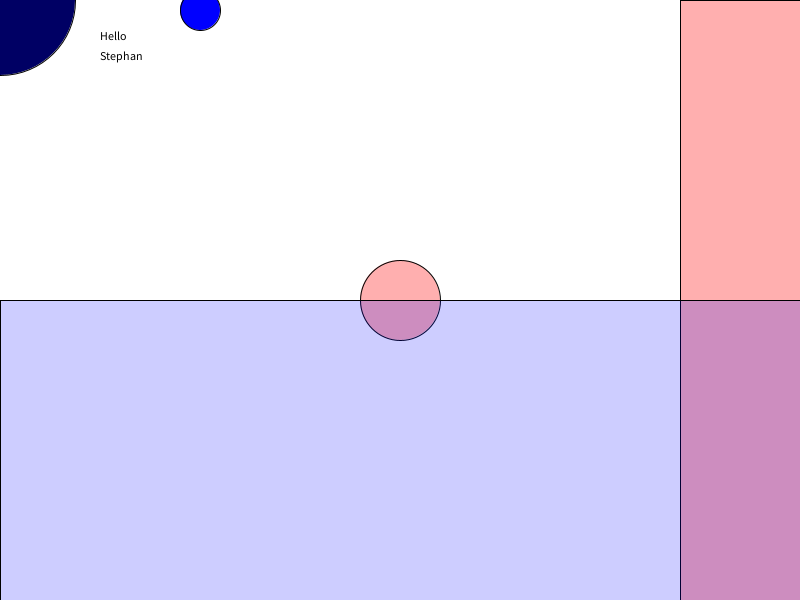
Frame 1 (no input)
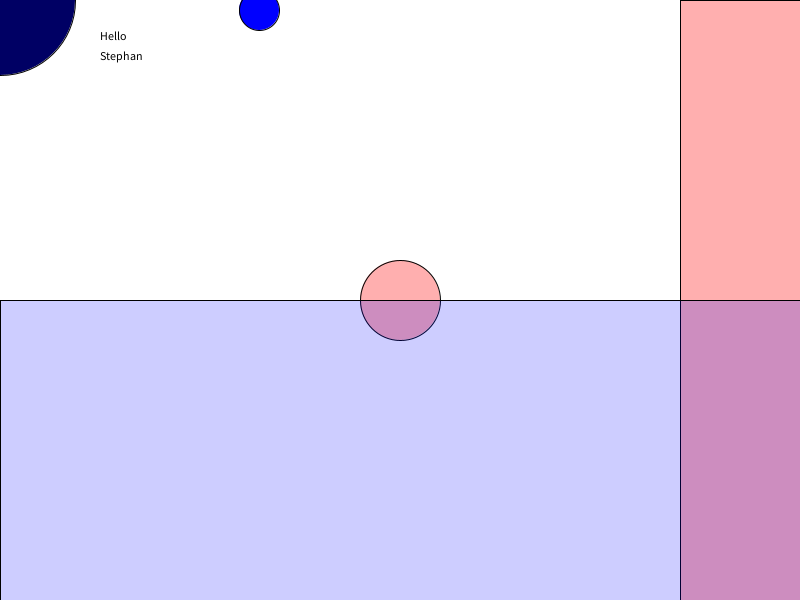
Frame 60 (the mouse pressed at the canvas centre just before this capture)
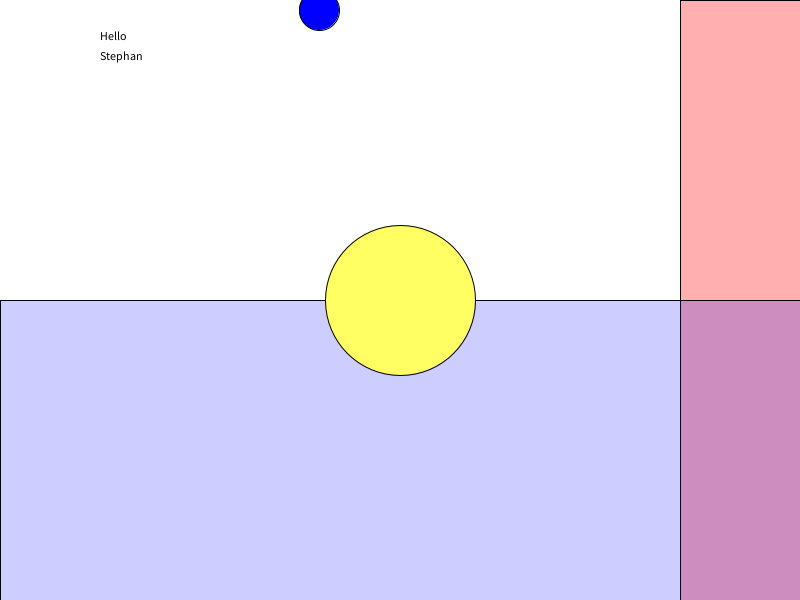
Frame 120 (the mouse held since frame 60 and released just before this capture)

The Processing sketch that drew these frames (run headless with seeded random() and noise(); from frame 60 on, the mouse is pressed at the canvas centre):

// Processing sketch: sketch_150326e_draw_setup_variables_if
// ── sketch_150326e_draw_setup_variables_if.pde
// einzeiliger Kommentar

/* ich 
 bin 
 ein
 blockkommentar */


/*
elementare Variablentypen
int zb 1,2,3,4, 125, -32    -32345 ... 32345 
float zb 1.23, 13.4, 5, -2.3
char 'a', 'b', 'c', ' ', 
bool true | false


Objekte
String zb "Hello World", "Anna", ...
*/

// new variable namens name;
String name = "Anna";

int xPosition = 400;
float yPosition = 10.0;

int xSpeed = 1;


// wird einmal zu Prgrammstart ausgefuehrt
void setup() {
  size(800, 600);
  frameRate(60);
  
  xPosition = width/4;
  
  println("Hello World");
  println("Hello " + name);
  
  name = "Stephan";
  println("Hello " + name);
  
}

// wird nach der setup immer wieder ausgefuehrt
void draw() {
  // bei jedem neuen Frame ueberzeichnet der background alles vorher gezeichnete
  background(255);
  
  fill(0);
  text("Hello", 100, 40);
  text(name, 100, 60);

  // Systemvariablen width, height
  
  // Ellipse in der mitte
  fill(255, 0, 0, 80);
  ellipse(width/2, height/2, 80, 80);

  // rechteck rechtsbundig
  rect(width - 120, 0, 120, height);

  fill(0, 0, 255, 50);
  // rechteck untere haelfte
  rect(0, height/2, width, height/2);
  
  fill(mouseX, mouseY, 100);

  // mouseX und mouseY sind Systemvariablen, die die aktuelle
  // mouseposition innerhalb des Fensters beinhalten
  ellipse(mouseX, mouseY, 150, 150);
  
  
  // animated ball
  fill(0, 0, 255);
  ellipse(xPosition, yPosition, 40, 40);
  
  
  xPosition = xPosition + xSpeed;
  //yPosition = yPosition * 1.1;
  
  
  // Vergleichsoperatoren == , >, <, !
  
  if(xPosition > width){
    //xPosition = 0;
    xSpeed = -1;//xSpeed * -1;
  }
  
  if(xPosition < 0){
    //xPosition = 0;
    xSpeed = 1;//xSpeed * -1;
  }
  
  
  
  
 
}
